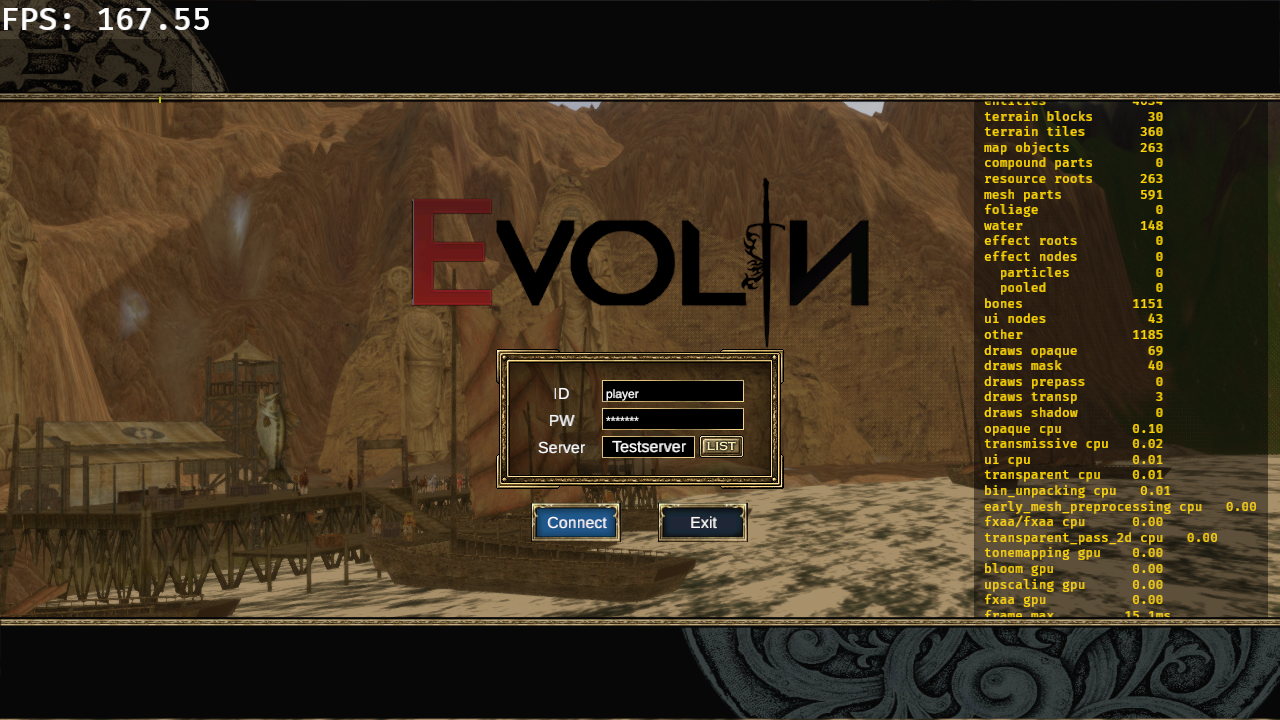
#> input picture full-before-1280x720.png, 1280 x 720 px
$ python measure.py
#> lines starting #> are read from the running program, lines starting #| are printed output that depends on the picture; after the words box and inside, x2 and y2 are one past the last pixel; in counts of white or black regions, pixels touching at a corner belong together
#!/usr/bin/env python3
"""Recount the notice-line pixels in the two full frames of this branch.

A pixel counts as notice text if it is within a Manhattan distance of 120 of
NOTICE_COLOR = srgb_u8(255, 103, 29) (chrome.rs:49, the block's ARGB FontColor).
The window stops at x 960 because the diagnostics overlay on the right is open
in only one of the two shots; it holds no notice text in either.
"""
import numpy as np
from PIL import Image

WINDOW = (300, 960, 575, 660)  # x0, x1, y0, y1
ORANGE = np.array([255, 103, 29])

for name in ("full-before-1280x720.png", "full-after-1280x720.png"):
    a = np.asarray(Image.open(name).convert("RGB")).astype(np.int16)
    m = np.abs(a - ORANGE).sum(axis=2) < 120
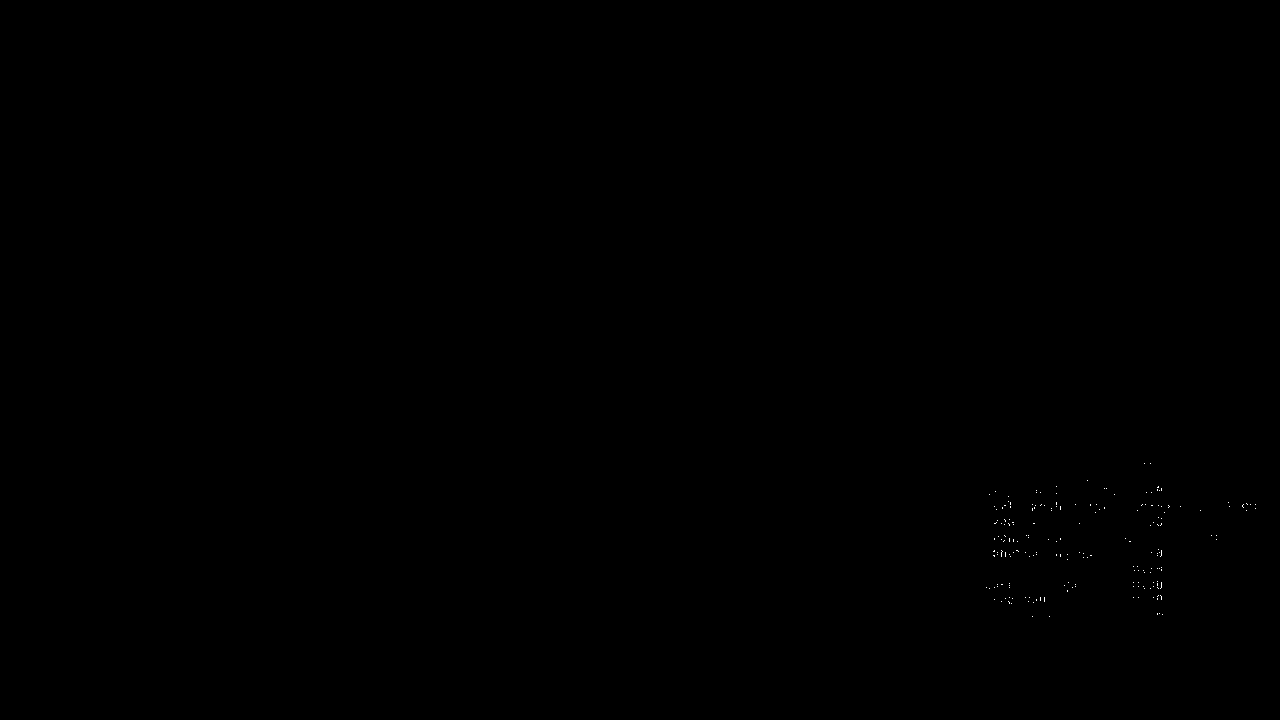
#> m: shape (720, 1280) bool; 0.03% white in thin lines or dots, all inside (x1, y1, x2, y2) = (986, 463, 1256, 617)
    x0, x1, y0, y1 = WINDOW
    w = m[y0:y1, x0:x1]
#> w: shape (85, 660) bool; every value is 0
    ys, xs = np.where(w)
#> ys = empty array; xs = empty array
    print(f"{name}: window={w.sum()} full_width_band={m[y0:y1].sum()} "
          f"rows={(ys.min()+y0, ys.max()+y0) if ys.size else None} "
          f"cols={(xs.min()+x0, xs.max()+x0) if xs.size else None}")
#| full-before-1280x720.png: window=0 full_width_band=81 rows=None cols=None
#> pass 2 of the loop `for name in ("full-before-1280x720.png", "full-after-1280x720.png"):`:
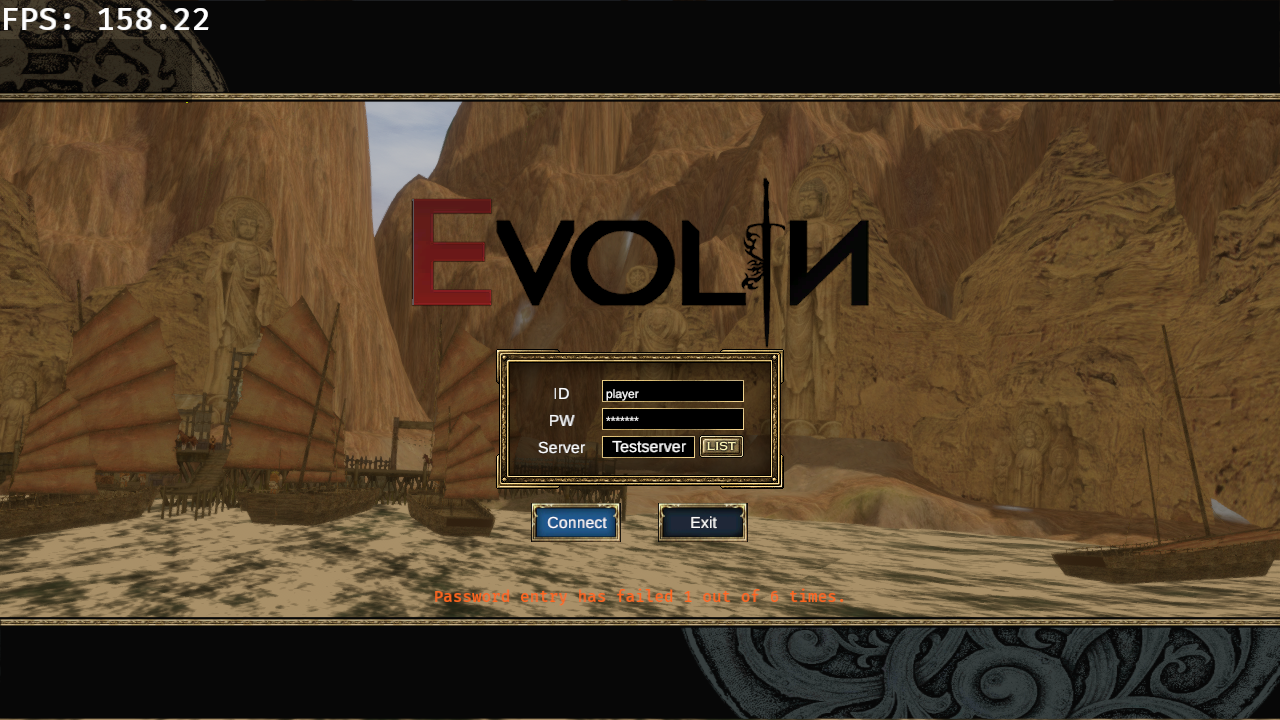
#> input picture full-after-1280x720.png, 1280 x 720 px
#> `m = np.abs(a - ORANGE).sum(axis=2) < 120`:
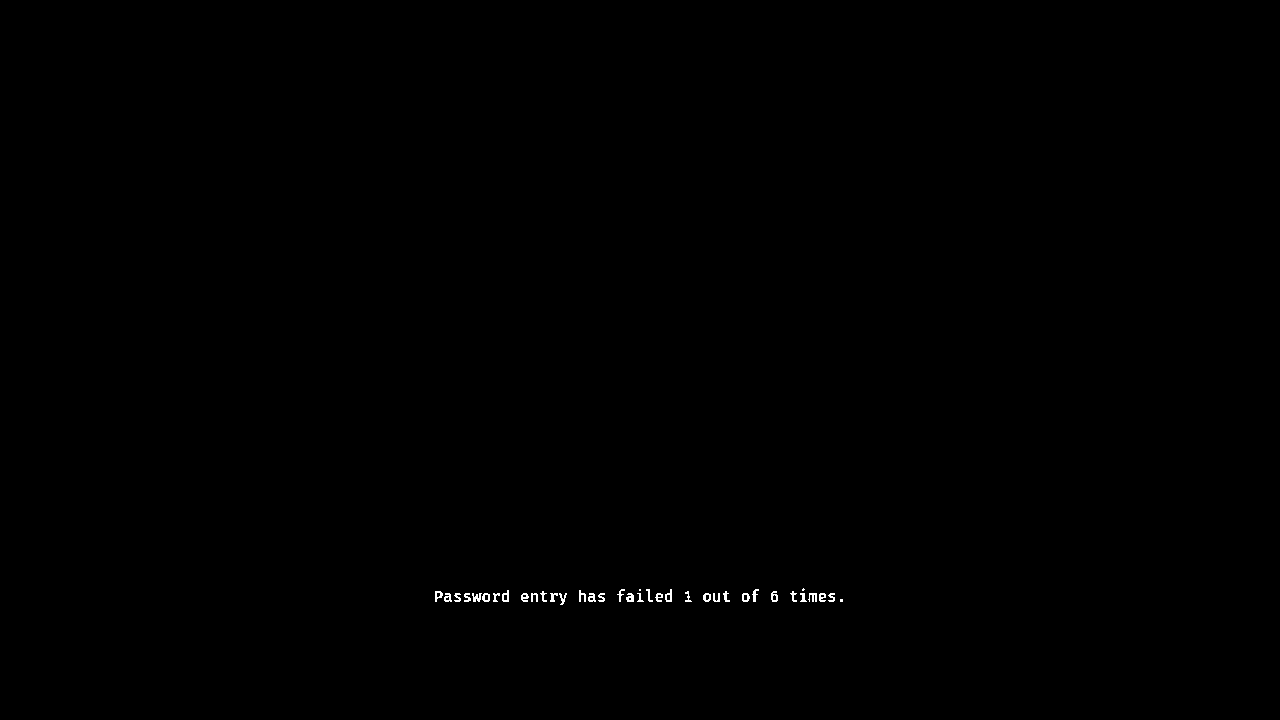
#> m: shape (720, 1280) bool; 0.16% white in thin lines or dots, all inside (x1, y1, x2, y2) = (435, 588, 843, 605)
#> `w = m[y0:y1, x0:x1]`:
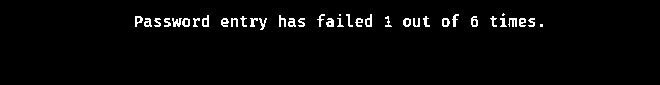
#> w: shape (85, 660) bool; 2.6% white in thin lines or dots, all inside (x1, y1, x2, y2) = (135, 13, 543, 30)
#> ys = 1477 values from 13 to 29; xs = 1477 values, max 542 at index 1105, min 135 at index 44, mean 326.7
#| full-after-1280x720.png: window=1477 full_width_band=1477 rows=(588, 604) cols=(435, 842)
